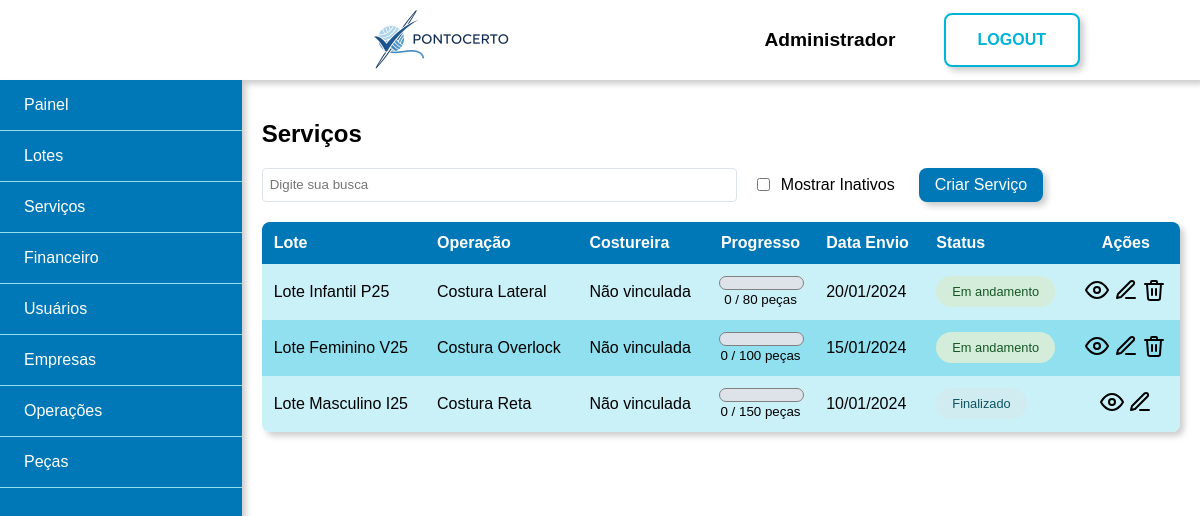
Screenshot of /admin/servicos (signed in) with the database file from the repository.
### tables this page shows
CREATE TABLE usuarios (
    id int PRIMARY KEY AUTO_INCREMENT,
    tipo enum('admin', 'costureira') NOT NULL DEFAULT 'costureira',
    nome varchar(50) NOT NULL,
    cpf varchar(11) NOT NULL UNIQUE,
    email varchar(250) NOT NULL UNIQUE,
    telefone varchar(11) NOT NULL,
    cep varchar(8) NOT NULL,
    logradouro varchar(250),
    complemento varchar(50),
    cidade varchar(100),
    tipo_chave_pix enum('cpf', 'cnpj', 'email', 'telefone', 'aleatoria') DEFAULT 'cpf',
    chave_pix varchar(250),
    senha varchar(255) NOT NULL,
    banco int NULL DEFAULT 0,
    agencia INT NULL DEFAULT 0,
    conta INT NULL DEFAULT 0,
    especialidade_id INT NOT NULL DEFAULT 2,
    ativo TINYINT DEFAULT 1,
    created_at TIMESTAMP DEFAULT CURRENT_TIMESTAMP,
    updated_at TIMESTAMP DEFAULT CURRENT_TIMESTAMP ON UPDATE CURRENT_TIMESTAMP
 );

CREATE TABLE servicos (
    id INT PRIMARY KEY AUTO_INCREMENT,
    lote_id INT NOT NULL,
    operacao_id INT NOT NULL,
    quantidade_pecas INT NOT NULL,
    pecas_concluidas INT DEFAULT 0,
    valor_operacao DECIMAL(10,2) NOT NULL,
    data_envio DATE NOT NULL,
    data_finalizacao DATE NULL,
    quantidade_concluida INT,
    observacao TEXT,
    costureira_id INT NULL,
    status ENUM('Em andamento', 'Finalizado', 'Inativo') DEFAULT 'Em andamento',
    created_at TIMESTAMP DEFAULT CURRENT_TIMESTAMP,
    updated_at TIMESTAMP DEFAULT CURRENT_TIMESTAMP ON UPDATE CURRENT_TIMESTAMP,
    
    FOREIGN KEY (lote_id) REFERENCES lotes(id) ON DELETE RESTRICT,
    FOREIGN KEY (operacao_id) REFERENCES operacoes(id) ON DELETE RESTRICT
);

CREATE TABLE lotes (
    id INT PRIMARY KEY AUTO_INCREMENT,
    empresa_id VARCHAR(50) NOT NULL,
    colecao VARCHAR(100) NOT NULL,
    nome VARCHAR(100) NOT NULL,
    observacao TEXT,
    data_entrada DATE NOT NULL,
    data_entrega DATE,
    valor_total DECIMAL(12, 2) DEFAULT 0.00,
    status ENUM('Aberto', 'Entregue', 'Cancelado') DEFAULT 'Aberto',
    anexos VARCHAR(500),
    ativo TINYINT DEFAULT 1,
    created_at TIMESTAMP DEFAULT CURRENT_TIMESTAMP,
    updated_at TIMESTAMP DEFAULT CURRENT_TIMESTAMP ON UPDATE CURRENT_TIMESTAMP
);

CREATE TABLE operacoes (
    id INT PRIMARY KEY AUTO_INCREMENT,
    nome VARCHAR(255) NOT NULL,
    valor DECIMAL(10, 2) NOT NULL,
    ativo TINYINT DEFAULT 1,
    created_at TIMESTAMP DEFAULT CURRENT_TIMESTAMP,
    updated_at TIMESTAMP DEFAULT CURRENT_TIMESTAMP ON UPDATE CURRENT_TIMESTAMP
);

### views/admin/servicos.php (the view, shortened to what the rows shown need)
<div class="conteudo flex">
<div class="conteudo-tabela">
    <h2>Serviços</h2>
    <div class="tabela">
        <table cellspacing='0' class="redondinho shadow filter">
            <thead>
                <tr>
                    <th class="ae">Lote</th>
                    <th class="ae">Operação</th>
                    <th class="ae">Costureira</th>
                    <th class="ac">Progresso</th>
                    <th class="ae">Data Envio</th>
                    <th class="ae">Status</th>
                    <th class="ac">Ações</th>
                </tr>
            </thead>
            <tbody>
                <?php if (empty($listaServicos)): ?>
                    <tr>
                        <td colspan="7" class="ac">Nenhum serviço encontrado</td>
                    </tr>
                <?php else: ?>
                    <?php foreach ($listaServicos as $servico): ?>
                       <tr class="linha-filter" data-ativo="<?= $servico['status'] == 'Inativo' ? '0' : '1' ?>">
                            <td class="ae"><?= htmlspecialchars($servico['lote_nome']) ?></td>
                            <td class="ae"><?= htmlspecialchars($servico['operacao_nome']) ?></td>
                            <td class="ae">
                                <?= $servico['costureira_nome'] ? htmlspecialchars($servico['costureira_nome']) : '<span class="texto-vermelho">Não vinculada</span>' ?>
                            </td>
                            <td class="ac">
                                <div class="progress-container">
                                </div>
                                <small><?= $servico['pecas_concluidas'] ?> / <?= $servico['quantidade_pecas'] ?> peças</small>
                            </td>
                            <td class="ae"><?= date('d/m/Y', strtotime($servico['data_envio'])) ?></td>
                            <td class="ae">
                                    <span class="status-badge <?= match($servico['status']) {
                                        'Em andamento'    => 'active',
                                        'Finalizado'      => 'completed',
                                        'Inativo'         => 'inactive',
                                    } ?>">
                                        <?= htmlspecialchars($servico['status']) ?>
                                    </span>
                                </td>
                            <td class="ac">
                                <a href="<?= BASE_URL ?>admin/visualizar-servico?id=<?= $servico['id'] ?>" class="btn-visualizar" title="Visualizar">
                                    <img class="icone" src="<?= ASSETS_URL ?>icones/visualizar.svg" alt="visualizar">
                                </a>
                                <a href="<?= BASE_URL ?>admin/editar-servico?id=<?= $servico['id'] ?>">
                                    <img class="icone" src="<?php echo ASSETS_URL?>icones/editar.svg" alt="editar">
                                </a>
                                <?php if ($servico['status'] === 'Em andamento'): ?>
                                    <a href="<?= BASE_URL ?>admin/remover-servico?id=<?= $servico['id'] ?>"
                                       onclick="return confirm('Tem certeza que deseja remover este serviço?')"
                                       class="btn-remover" title="Remover">
                                        <img class="icone" src="<?= ASSETS_URL ?>icones/remover.svg" alt="remover">
                                    </a>
                                <?php endif; ?>
                            </td>
                        </tr>
                    <?php endforeach; ?>
                <?php endif; ?>
            </tbody>
        </table>
    </div>
</div>

### views/shared/header.php (shortened to what the rows shown need)
<!DOCTYPE html>
<html lang="pt-BR">
<head>
    <link rel="stylesheet" href="<?php echo ASSETS_URL?>css/style.css">
</head>
<body>
    <?php if ($login ?? false): ?>
        <div class="principal azul flex center">
    <?php else: ?>
        <div class="principal">
            <?php if ($usuarioLogado ?? false): ?>
                <div class="topo flex h-center shadow">
                    <a class="imagem-topo" href="<?= $dashboardLink ?>">
                        <img src="<?php echo ASSETS_URL?>img/banner.png" alt="banner">
                    </a>
                    <span class="flex l-gap v-center">
                        <span class="nome-usuario"><?= htmlspecialchars($nomeUsuario) ?></span>
                        <a href="<?= BASE_URL ?>logout" class="botao-grande">LOGOUT</a>
                    </span>
                </div>
            <?php endif; ?>
    <?php endif; ?>

### rows the page displays
usuarios: nome "Administrador"
servicos: lote.nome "Lote Infantil P25", operacao.nome "Costura Lateral", pecas_concluidas "0", quantidade_pecas "80", data_envio "20/01/2024", status "Em andamento"
servicos: lote.nome "Lote Feminino V25", operacao.nome "Costura Overlock", pecas_concluidas "0", quantidade_pecas "100", data_envio "15/01/2024", status "Em andamento"
servicos: lote.nome "Lote Masculino I25", operacao.nome "Costura Reta", pecas_concluidas "0", quantidade_pecas "150", data_envio "10/01/2024", status "Finalizado"

### other values shown
$item['label'] "Painel"
$item['label'] "Lotes"
$item['label'] "Serviços"
$item['label'] "Financeiro"
$item['label'] "Usuários"
$item['label'] "Empresas"
$item['label'] "Operações"
$item['label'] "Peças"
